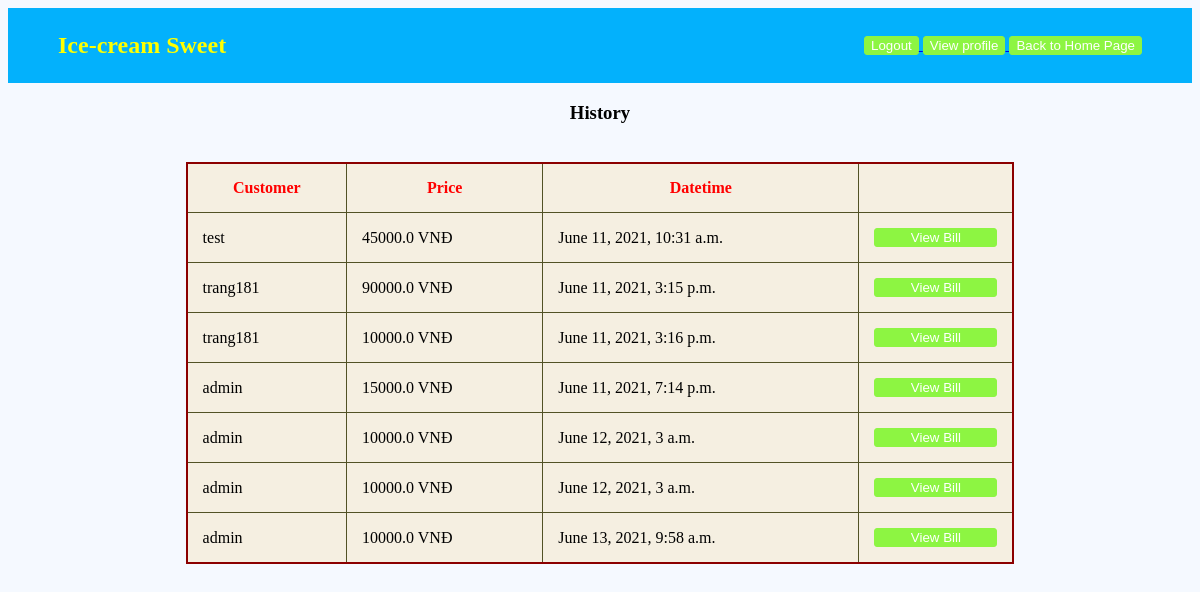
The app's page /home/statistics/ (signed in), older data.
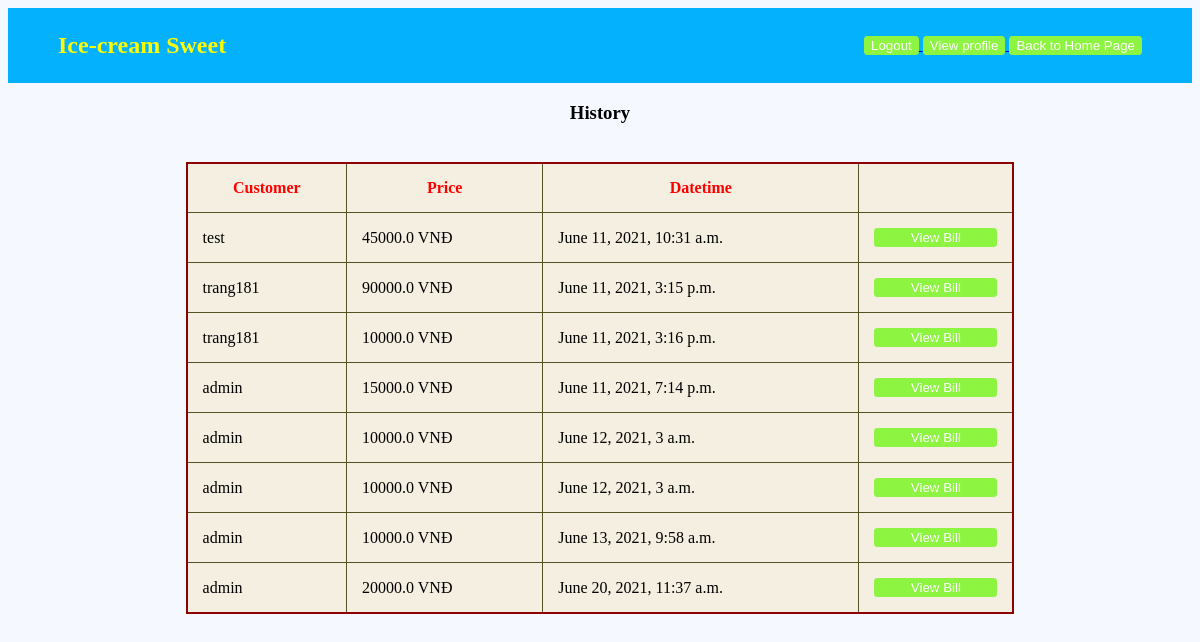
The same page, newer data.
### order/models.py (models this page shows, shortened)
class Statistics(models.Model):
    customer = models.ForeignKey(settings.AUTH_USER_MODEL, on_delete=models.CASCADE)
    date = models.DateTimeField(auto_now_add=True)
    price = models.FloatField(max_length=100, default=0)
    items = models.CharField(max_length=1000, default='')
    items_size = models.CharField(max_length=1000, default='')

### order/views.py (the view)
# urls.py: path('statistics/', views.statistics_manager, name='statistics'),
def statistics_manager(request):
    if not request.user.is_authenticated:
        return render(request, 'authentication/login.html')
    if not request.user.is_superuser:
        return HttpResponseRedirect(reverse('home'))
    context = {
        'statistics': Statistics.objects.all(),
    }
    return render(request, 'order/statistics.html', context)

### order/templates/order/statistics.html (shortened to what this page needs)
{% load static %}
<!DOCTYPE html>
<html lang="en">
<head>
    <link rel="stylesheet" type="text/css" href="{% static 'order/style.css' %}">
</head>
<body>
<div class="container">
    <div class="header">
        <div class="homepage"><h3><font size="+2" color="yellow">Ice-cream Sweet</font></h3></div>
        <div class="logout">
            <a href="{% url 'logout' %}">
                <button>Logout</button>
            </a>
            <a href="{% url 'profile' %}">
                <button>View profile</button>
            </a>
            <a href="{% url 'home' %}">
                <button>Back to Home Page</button>
            </a>
        </div>
    </div>
    <div class="content">
        <h3>History</h3>
        <table id="statistics"
               style="border: 2px solid darkred; margin-top: 20px; width: 100%; border-collapse: collapse; background-color: rgb(245, 239, 225);">
            <tr>
                <th style="border: 1px solid rgb(82, 82, 37)"><strong style="color: red;">Customer</strong></th>
                <th style="border: 1px solid rgb(82, 82, 37)"><strong style="color: red;">Price</strong></th>
                <th style="border: 1px solid rgb(82, 82, 37)"><strong style="color: red;">Datetime</strong></th>
            </tr>
            {% for item in statistics %}
            <tr>
                <td style="border: 1px solid rgb(82, 82, 37)">{{item.customer}}</td>
                <td style="border: 1px solid rgb(82, 82, 37)">{{item.price}} VNĐ</td>
                <td style="border: 1px solid rgb(82, 82, 37)">{{item.date}}</td>
                <th style="border: 1px solid rgb(82, 82, 37)">
                    <form action="{% url 'view_statistics' %}" method="post">
                        <button type="submit" style="width: 100%">View Bill</button>
                    </form>
                </th>
            </tr>
            {% endfor %}
        </table>
    </div>
</div>
</body>
</html>

Row changes from the older to the newer data that the page shows:
added Statistics: customer "admin", price "20000.0", date "June 20, 2021, 11:37 a.m."
